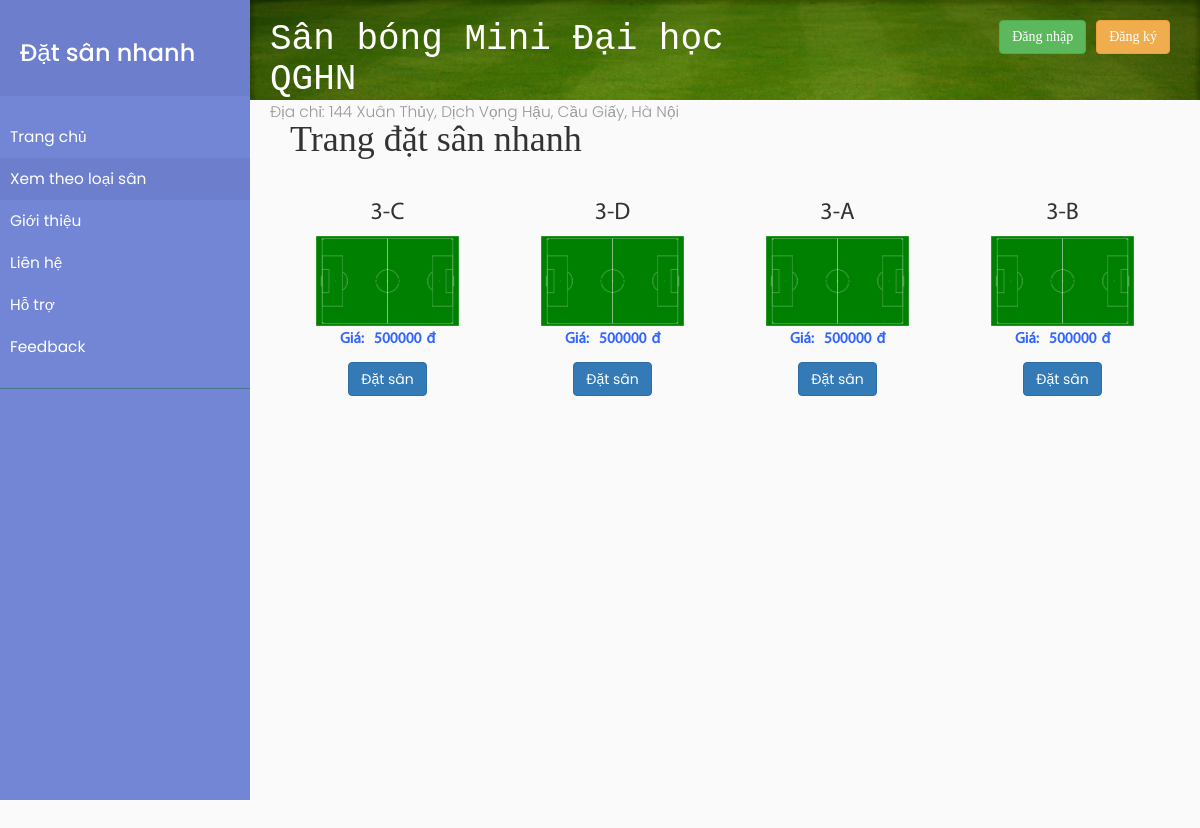
The page /loaisan/3 on the database its author committed.
### tables this page shows
CREATE TABLE `tbl_san` (
  `idsan` char(10) NOT NULL,
  `tensan` char(10) DEFAULT NULL,
  `loaisan` char(10) DEFAULT NULL,
  `dongia` int(11) DEFAULT NULL,
  `updatedDate` timestamp NOT NULL DEFAULT current_timestamp() ON UPDATE current_timestamp(),
  `createdDate` timestamp NOT NULL DEFAULT '0000-00-00 00:00:00'
);

### application/controllers/homepage_controller.php (called while the page is built, shortened)
<?php
class homepage_controller extends CI_Controller
{
	function __construct()
	{
		$this->load->helper('url');
		$this->load->library('session');
		$this->load->database();
		$this->load->model('model_san');
		$this->load->model('model_dichvu');
		$this->load->model('model_hoadon');
		$this->load->model('model_hoadonchitiet');
		$this->load->model('model_type');
		$this->load->model('model_customer');
		$this->load->model('model_user');
	}
	public function getSanByType($id)
	{
		$result['data'] = $this->model_san->getPitchByType($id);
		$data = $this->model_dichvu->getAlldichvu();
		$result['type'] = $this->model_type->getAllType();
		if ($data['error'] != '') {
			$result['error'] = $data['error'];
			$this->load->view('errors/html/error_db', $result);
			return false;
		} else {
			$result['dichvu'] = $data['dichvu'];
		}
		$this->load->view('homepage', $result);
	}
}

### index.php (called while the page is built, shortened)
<?php
require_once BASEPATH.'core/CodeIgniter.php';

### application/models/model_dichvu.php (called while the page is built, shortened)
<?php
class model_dichvu extends CI_Model {
    	public function getAlldichvu(){
        try{
          $query = $this->db->get('tbl_dichvu');
          $data['dichvu']= $query->result();
          if($query->num_rows()>0){
          $data['error'] = '';
          }
          else{
            $data['error']= 'Lỗi khi thực hiện get data dịch vụ!';
          }
        }catch(Exception $e){
          $data['error']= 'Lỗi khi thực hiện get data dịch vụ!';
        }
      	return $data;
    	}
  	}
?>

### application/models/model_san.php (called while the page is built, shortened)
<?php
class model_san extends CI_Model {
      public function getPitchByType($id){
        $this->db->where('loaisan',$id);
        $query = $this->db->get('tbl_san');
        return $query->result();
      }
  	}
?>

### application/views/homepage.php (the view, shortened to what this page needs)
<!DOCTYPE html>
<html lang="en">
<head>
  <link rel="stylesheet" href="https://maxcdn.bootstrapcdn.com/bootstrap/3.3.7/css/bootstrap.min.css">
  <link rel="stylesheet" href="/datsannhanh/css/style2.css">
  <link rel="stylesheet" href="/datsannhanh/css/datepicker.css">
  <link rel="stylesheet" href="/datsannhanh/css/toggle.css">
  <link rel="stylesheet" href="//code.jquery.com/ui/1.12.1/themes/base/jquery-ui.css">
  <link rel="stylesheet" href="//cdnjs.cloudflare.com/ajax/libs/timepicker/1.3.5/jquery.timepicker.min.css">
  <link href="/datsannhanh/css/mdtimepicker.css" rel="stylesheet">
  <link rel="stylesheet" href="https://cdnjs.cloudflare.com/ajax/libs/malihu-custom-scrollbar-plugin/3.1.5/jquery.mCustomScrollbar.min.css">
  <link href="//cdnjs.cloudflare.com/ajax/libs/toastr.js/latest/css/toastr.min.css" rel="stylesheet" />
</head>
<body>
  <div class="wrapper">
    <nav id="sidebar">
      <div class="sidebar-header">
        <h3>Đặt sân nhanh</h3>
      </div>
      <ul class="list-unstyled components">
        <li>
          <a href="<?php echo base_url(); ?>">Trang chủ</a>
        </li>
        <li class="active">
          <a href="#homeSubmenu" data-toggle="collapse" aria-expanded="false" class="dropdown-toggle">Xem theo loại sân</a>
        </li>
        <li>
          <a href="#">Giới thiệu</a>
        </li>
        <li>
          <a href="#pageSubmenu" data-toggle="collapse" aria-expanded="false" class="dropdown-toggle">Liên hệ</a>
        </li>
        <li>
          <a href="#">Hỗ trợ</a>
        </li>
        <li>
          <a href="#">Feedback</a>
        </li>
      </ul>
    </nav>
    <div class="header-web">
        <div class="nav-header">
        <h1>Sân bóng Mini Đại học QGHN</h1>
        <p>Địa chỉ: 144 Xuân Thủy, Dịch Vọng Hậu, Cầu Giấy, Hà Nội</p>
      </div>
      <div class="form-inline">
        <?php if ($this->session->userdata('username') == '') { ?>
          <input type="button" name="register" class="btn btn-warning btn-register" value="Đăng ký">
          <input type="button" name="login" class="btn btn-success btn-login" style="margin-right: 10px;" data-toggle="modal" data-target="#loginModal" value="Đăng nhập">
        <?php }; ?>
      </div>
    </div>
    <div id="content">
      <h1>Trang đặt sân nhanh</h1>
      <div class="row">
        <?php foreach ($data as $key => $value) {
        ?>
          <div class="col-sm-3 display-pitch text-center">
            <h3 class="text-center pitch-name"><?php echo  $value->tensan; ?></h3>
            <img src="/datsannhanh/image/san3.png" style="width:70%">
            <p class="text-center price-pitch">Giá:<span style="padding-left: 10px;padding-right: 5px;"><?php echo  $value->dongia; ?></span>đ</p>
            <p class="text-center">
              <input type="button" name="datsan" id="btnDatSan" data-toggle="modal" data-target="#" onclick="choosesan(<?php echo  $value->idsan; ?>)" class="btn btn-primary" value="Đặt sân">
            </p>
          </div>
        <?php } ?>
      </div>
    </div>
  </div>
</body>
</html>

### css/style2.css (style rules this page uses)
body { font-family: 'Poppins', sans-serif; background: #fafafa; }
p { font-family: 'Poppins', sans-serif; font-size: 1.1em; font-weight: 300; line-height: 1.7em; color: #999; }
a, a:hover, a:focus { color: inherit; text-decoration: none; transition: all 0.3s; }
.wrapper { display: flex; width: 100%; }
#sidebar { width: 250px; position: fixed; top: 0; left: 0; height: 100vh; z-index: 999; background: #7386D5; color: #fff; transition: all 0.3s; }
#sidebar .sidebar-header { padding: 20px; background: #6d7fcc; }
#sidebar ul.components { padding: 20px 0; border-bottom: 1px solid #47748b; }
#sidebar ul li a { padding: 10px; font-size: 1.1em; display: block; }
#sidebar ul li.active>a, a[aria-expanded="true"] { color: #fff; background: #6d7fcc; }
a[data-toggle="collapse"] { position: relative; }
.dropdown-toggle::after { display: block; position: absolute; top: 50%; right: 20px; transform: translateY(-50%); }
#content { font-family: "Times New Roman", Times, serif; width: calc(100% - 250px); margin-top: 60px; padding-left: 40px; padding-bottom: 40px; padding-right: 40px; min-height: 100vh; transition: all 0.3s; position: absolute; top: 0; right: 0; }
.display-pitch { padding: 10px }
.pitch-name { font-family:'Myriad Pro Regular'; font-weight:normal; }
.price-pitch { font-family:'Myriad Pro Regular'; font-weight:bold; color: #3366ff; }
.header-web { font-family: "Times New Roman", Times, serif; width: calc(100% - 250px); margin-bottom: 100px; padding: 20px; transition: all 0.3s; position: absolute; top: 0; right: 0; background-color: red; }
.btn-login { float: right; }
.btn-register { float: right; }

### css/toggle.css (style rules this page uses)
.form-inline { align-items: center; margin-right: 1rem !important; }
#content { margin-top: 100px; }
.header-web { height: 100px; background: url("../image/cover5.jpg"); background-repeat: no-repeat, repeat; background-size: cover; }
.header-web .nav-header { float: left; }
.header-web .nav-header h1 { margin: 0; padding: 0; font-family: Courier; color: white; }
@media (max-width: 1224px) { .header-web .nav-header { width: 50%; } }

### application/views/homepage.php (style rules this page uses)
.wrapper { display: flex; width: 100%; }
#sidebar { width: 250px; position: fixed; top: 0; left: 0; height: 100vh; z-index: 999; background: #7386D5; color: #fff; transition: all 0.3s; }

### rows shown on the page
tbl_san: tensan "3-C", dongia "500000"
tbl_san: tensan "3-D", dongia "500000"
tbl_san: tensan "3-A", dongia "500000"
tbl_san: tensan "3-B", dongia "500000"
